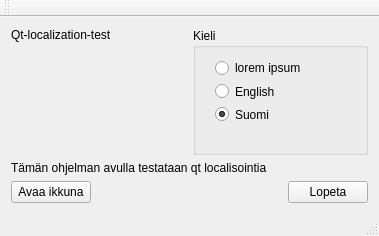
<?xml version="1.0" encoding="UTF-8"?>
<ui version="4.0">
 <class>MainWindow</class>
 <widget class="QMainWindow" name="MainWindow">
  <property name="geometry">
   <rect>
    <x>0</x>
    <y>0</y>
    <width>379</width>
    <height>236</height>
   </rect>
  </property>
  <property name="windowTitle">
   <string>Qt-localization-test</string>
  </property>
  <widget class="QWidget" name="centralWidget">
   <layout class="QGridLayout" name="gridLayout">
    <item row="0" column="0">
     <layout class="QVBoxLayout" name="verticalLayout_3">
      <item>
       <layout class="QHBoxLayout" name="horizontalLayout_2">
        <item>
         <widget class="QLabel" name="label">
          <property name="sizePolicy">
           <sizepolicy hsizetype="Preferred" vsizetype="Preferred">
            <horstretch>0</horstretch>
            <verstretch>0</verstretch>
           </sizepolicy>
          </property>
          <property name="text">
           <string>Qt-localization-test</string>
          </property>
          <property name="alignment">
           <set>Qt::AlignLeading|Qt::AlignLeft|Qt::AlignTop</set>
          </property>
         </widget>
        </item>
        <item>
         <widget class="QGroupBox" name="groupBox">
          <property name="sizePolicy">
           <sizepolicy hsizetype="Preferred" vsizetype="Preferred">
            <horstretch>0</horstretch>
            <verstretch>0</verstretch>
           </sizepolicy>
          </property>
          <property name="title">
           <string>Kieli</string>
          </property>
          <widget class="QWidget" name="layoutWidget">
           <property name="geometry">
            <rect>
             <x>11</x>
             <y>20</y>
             <width>117</width>
             <height>86</height>
            </rect>
           </property>
           <layout class="QVBoxLayout" name="verticalLayout_2">
            <item>
             <widget class="QRadioButton" name="radioButton_lorem">
              <property name="accessibleName">
               <string/>
              </property>
              <property name="text">
               <string>lorem ipsum</string>
              </property>
              <property name="lang_file" stdset="0">
               <string notr="true">lorem.qm</string>
              </property>
             </widget>
            </item>
            <item>
             <widget class="QRadioButton" name="radioButton_english">
              <property name="accessibleName">
               <string/>
              </property>
              <property name="text">
               <string>English</string>
              </property>
              <property name="lang_file" stdset="0">
               <string notr="true">english.qm</string>
              </property>
             </widget>
            </item>
            <item>
             <widget class="QRadioButton" name="radioButton_suomi">
              <property name="accessibleName">
               <string/>
              </property>
              <property name="text">
               <string>Suomi</string>
              </property>
              <property name="checked">
               <bool>true</bool>
              </property>
              <property name="lang_file" stdset="0">
               <string notr="true">suomi.qm</string>
              </property>
             </widget>
            </item>
           </layout>
           <zorder>radioButton_english</zorder>
           <zorder>radioButton_suomi</zorder>
           <zorder>radioButton_lorem</zorder>
          </widget>
         </widget>
        </item>
       </layout>
      </item>
      <item>
       <layout class="QVBoxLayout" name="verticalLayout">
        <property name="sizeConstraint">
         <enum>QLayout::SetDefaultConstraint</enum>
        </property>
        <item>
         <widget class="QLabel" name="label_2">
          <property name="sizePolicy">
           <sizepolicy hsizetype="Preferred" vsizetype="Maximum">
            <horstretch>0</horstretch>
            <verstretch>0</verstretch>
           </sizepolicy>
          </property>
          <property name="text">
           <string>Tämän ohjelman avulla testataan qt localisointia</string>
          </property>
          <property name="alignment">
           <set>Qt::AlignLeading|Qt::AlignLeft|Qt::AlignTop</set>
          </property>
         </widget>
        </item>
        <item>
         <layout class="QHBoxLayout" name="horizontalLayout">
          <property name="sizeConstraint">
           <enum>QLayout::SetDefaultConstraint</enum>
          </property>
          <item>
           <widget class="QPushButton" name="pushButton_dialog">
            <property name="text">
             <string>Avaa ikkuna</string>
            </property>
           </widget>
          </item>
          <item>
           <spacer name="horizontalSpacer_3">
            <property name="orientation">
             <enum>Qt::Horizontal</enum>
            </property>
            <property name="sizeType">
             <enum>QSizePolicy::Expanding</enum>
            </property>
            <property name="sizeHint" stdset="0">
             <size>
              <width>148</width>
              <height>18</height>
             </size>
            </property>
           </spacer>
          </item>
          <item>
           <widget class="QPushButton" name="pushButton_quit">
            <property name="text">
             <string>Lopeta</string>
            </property>
           </widget>
          </item>
         </layout>
        </item>
       </layout>
      </item>
     </layout>
    </item>
   </layout>
  </widget>
  <widget class="QMenuBar" name="menuBar">
   <property name="geometry">
    <rect>
     <x>0</x>
     <y>0</y>
     <width>379</width>
     <height>26</height>
    </rect>
   </property>
  </widget>
  <widget class="QToolBar" name="mainToolBar">
   <attribute name="toolBarArea">
    <enum>TopToolBarArea</enum>
   </attribute>
   <attribute name="toolBarBreak">
    <bool>false</bool>
   </attribute>
  </widget>
  <widget class="QStatusBar" name="statusBar"/>
 </widget>
 <layoutdefault spacing="6" margin="11"/>
 <resources/>
 <connections/>
</ui>
